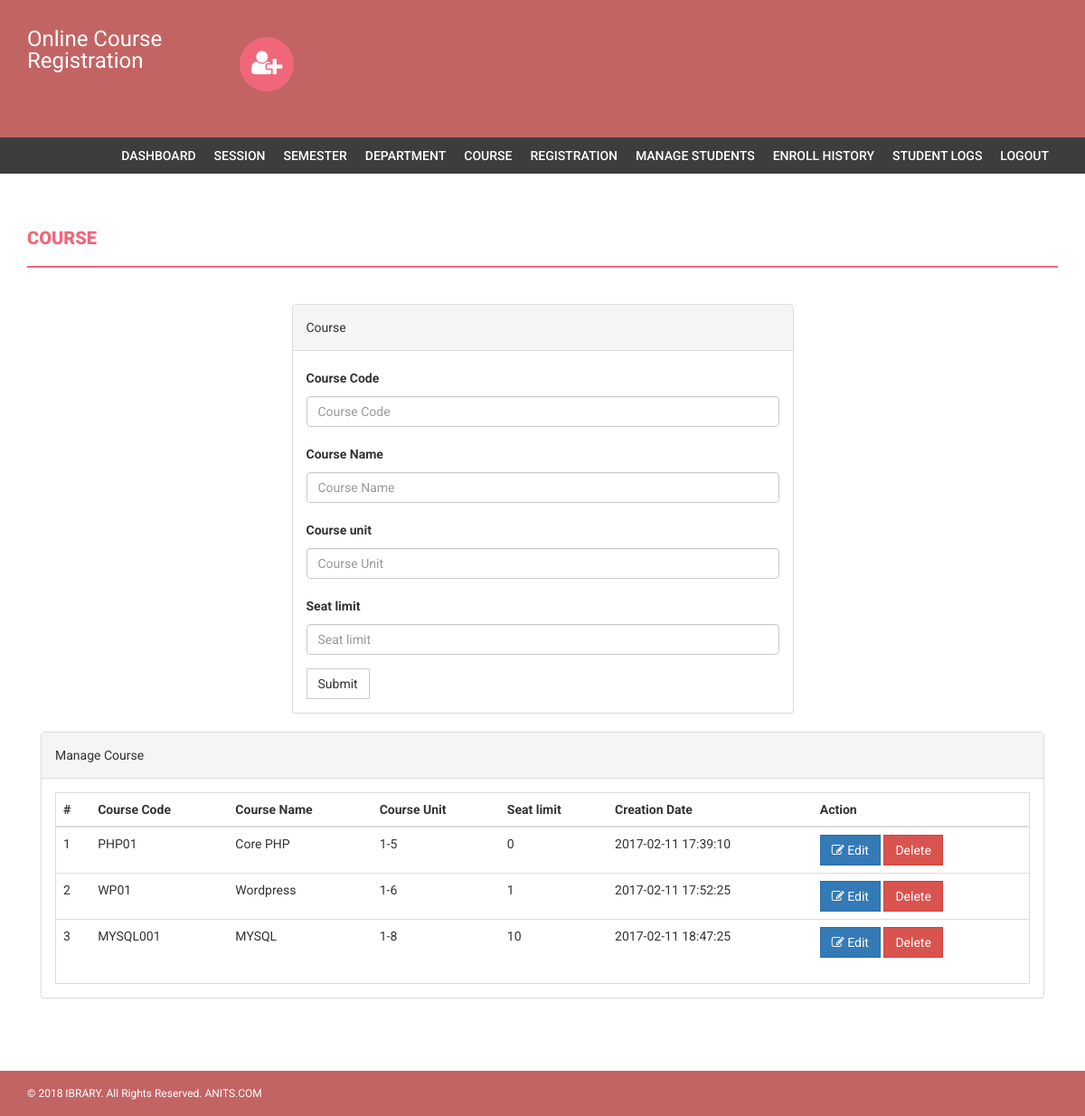
/onlinecourse/admin/course.php (signed in), run on the app's committed database.
### tables this page shows
CREATE TABLE `course` (
  `id` int(11) NOT NULL,
  `courseCode` varchar(255) NOT NULL,
  `courseName` varchar(255) NOT NULL,
  `courseUnit` varchar(255) NOT NULL,
  `noofSeats` int(11) NOT NULL,
  `creationDate` timestamp NOT NULL DEFAULT CURRENT_TIMESTAMP,
  `updationDate` varchar(255) NOT NULL
);

### onlinecourse/admin/course.php (the view, shortened to what this page needs)
<?php
if(strlen($_SESSION['alogin'])==0)
    {
header('location:index.php');
}
else{
?>
<!DOCTYPE html>
<html xmlns="http://www.w3.org/1999/xhtml">
<head>
    <link href="assets/css/bootstrap.css" rel="stylesheet" />
    <link href="assets/css/font-awesome.css" rel="stylesheet" />
    <link href="assets/css/style.css" rel="stylesheet" />
</head>
<body>
<?php include('includes/header.php');?>
<?php if($_SESSION['alogin']!="")
{
 include('includes/menubar.php');
}
 ?>
    <div class="content-wrapper">
        <div class="container">
              <div class="row">
                    <div class="col-md-12">
                        <h1 class="page-head-line">Course  </h1>
                    </div>
                </div>
                <div class="row" >
                  <div class="col-md-3"></div>
                    <div class="col-md-6">
                        <div class="panel panel-default">
                        <div class="panel-heading">
                           Course
                        </div>
                        <div class="panel-body">
                       <form name="dept" method="post">
   <div class="form-group">
    <label for="coursecode">Course Code  </label>
    <input type="text" class="form-control" id="coursecode" name="coursecode" placeholder="Course Code" required />
  </div>
 <div class="form-group">
    <label for="coursename">Course Name  </label>
    <input type="text" class="form-control" id="coursename" name="coursename" placeholder="Course Name" required />
  </div>
<div class="form-group">
    <label for="courseunit">Course unit  </label>
    <input type="text" class="form-control" id="courseunit" name="courseunit" placeholder="Course Unit" required />
  </div>
<div class="form-group">
    <label for="seatlimit">Seat limit  </label>
    <input type="text" class="form-control" id="seatlimit" name="seatlimit" placeholder="Seat limit" required />
  </div>
 <button type="submit" name="submit" class="btn btn-default">Submit</button>
</form>
                            </div>
                            </div>
                    </div>
                </div>
                <div class="col-md-12">
                    <div class="panel panel-default">
                        <div class="panel-heading">
                            Manage Course
                        </div>
                        <div class="panel-body">
                            <div class="table-responsive table-bordered">
                                <table class="table">
                                    <thead>
                                        <tr>
                                            <th>#</th>
                                            <th>Course Code</th>
                                            <th>Course Name </th>
                                            <th>Course Unit</th>
                                            <th>Seat limit</th>
                                             <th>Creation Date</th>
                                             <th>Action</th>
                                        </tr>
                                    </thead>
                                    <tbody>
<?php
$sql=mysql_query("select * from course");
$cnt=1;
while($row=mysql_fetch_array($sql))
{
?>
                                        <tr>
                                            <td><?php echo $cnt;?></td>
                                            <td><?php echo htmlentities($row['courseCode']);?></td>
                                            <td><?php echo htmlentities($row['courseName']);?></td>
                                            <td><?php echo htmlentities($row['courseUnit']);?></td>
                                             <td><?php echo htmlentities($row['noofSeats']);?></td>
                                            <td><?php echo htmlentities($row['creationDate']);?></td>
                                            <td>
                                            <a href="edit-course.php?id=<?php echo $row['id']?>">
<button class="btn btn-primary"><i class="fa fa-edit "></i> Edit</button> </a>
  <a href="course.php?id=<?php echo $row['id']?>&del=delete" onClick="return confirm('Are you sure you want to delete?')">
                                            <button class="btn btn-danger">Delete</button>
</a>
                                            </td>
                                        </tr>
<?php
$cnt++;
} ?>
                                    </tbody>
                                </table>
                            </div>
                        </div>
                    </div>
                </div>
            </div>
        </div>
  <?php include('includes/footer.php');?>
</body>
</html>
<?php } ?>

### onlinecourse/admin/assets/css/style.css (style rules this page uses)
body { font-family: 'Roboto', sans-serif; line-height: 30px; }
.content-wrapper { margin-top: 40px; min-height: 600px; padding-bottom: 60px; }
.page-head-line { font-weight: 900; padding-bottom: 20px; border-bottom: 2px solid #F0677C; text-transform: uppercase; color: #F0677C; font-size: 20px; margin-bottom: 40px; }
.btn { border-radius: 0px; -webkit-border-radius: 0px; -moz-border-radius: 0px; }

### data on the page
course: courseCode "PHP01", courseName "Core PHP", courseUnit "1-5", noofSeats "0", creationDate "2017-02-11 17:39:10"
course: courseCode "WP01", courseName "Wordpress", courseUnit "1-6", noofSeats "1", creationDate "2017-02-11 17:52:25"
course: courseCode "MYSQL001", courseName "MYSQL", courseUnit "1-8", noofSeats "10", creationDate "2017-02-11 18:47:25"
